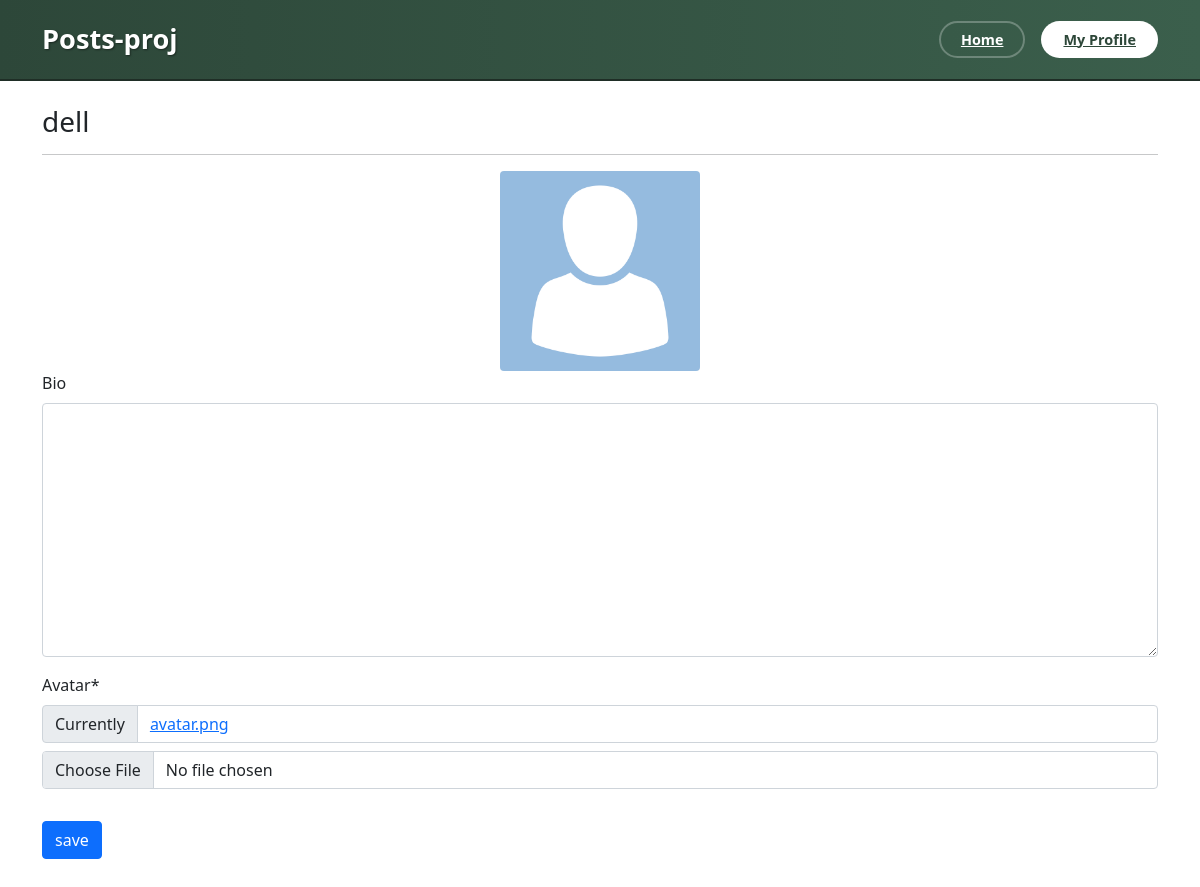
Before: /profiles/my/ (signed in) with the older database file.
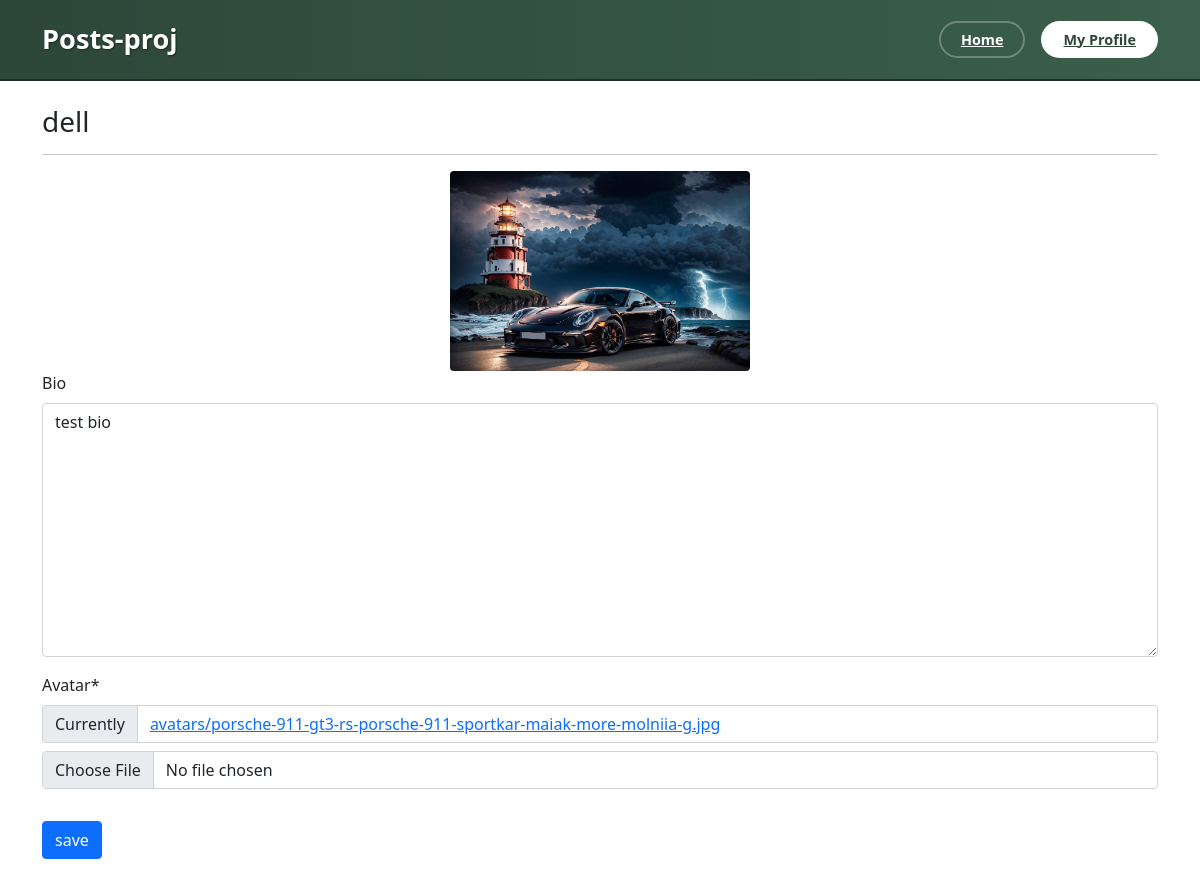
After: the same page with the newer database file.
### profiles/models.py (models this page shows, shortened)
class Profile(models.Model):
    user = models.OneToOneField(User, on_delete=models.CASCADE)
    bio = models.TextField(blank=True)
    avatar = models.ImageField(default='avatar.png' , upload_to='avatars')
    updated = models.DateTimeField(auto_now=True)
    created = models.DateTimeField(auto_now_add=True)

### profiles/views.py (the view, shortened to what this page needs)
# urls.py: path('my/', my_profile_view, name='my-profile'),
@login_required
def my_profile_view(request):
    obj = Profile.objects.get(user=request.user)
    form = ProfileForm(request.POST or None, request.FILES or None, instance=obj)
    context = {
        'obj': obj,
        'form': form,
    }
    return render(request, 'profiles/main.html', context)

### profiles/forms.py
class ProfileForm(forms.ModelForm):
    class Meta:
        model = Profile
        fields = ('bio', 'avatar',)

### profiles/templates/profiles/main.html (shortened to what this page needs)
{% extends "base.html" %}
{% load static %}
{% load crispy_forms_tags %}
{% block content %}
    <h3>{{obj.user}}</h3>
    <hr>
    <div class="text-center" id="avatar-box">
        <img src="{{obj.avatar.url}}" class="rounded" height="200px" width="auto" alt="{{obj.user.username}}">
    </div>
    <form id="profile-form">
        {{form|crispy}}
        <button type="submit" class="btn btn-primary mt-3">save</button>
    </form>
{% endblock content %}

### templates/base.html (shortened to what this page needs)
{% load static %}
<!doctype html>
<html lang="en">
  <head>
    <link href="https://cdn.jsdelivr.net/npm/bootstrap@5.0.0-beta2/dist/css/bootstrap.min.css" rel="stylesheet">
    <link rel="stylesheet" href="https://cdnjs.cloudflare.com/ajax/libs/dropzone/5.9.3/min/dropzone.min.css" />
    <link rel="stylesheet" href="{% static 'style.css' %}">
  </head>
  <body>
    {% include "navbar.html" %}
    <div class="container mt-4 mb-5">
      {% block content %}
      {% endblock content %}
    </div>
  </body>
</html>

### templates/navbar.html (shortened to what this page needs)
{% url 'posts:main-board' as path_to_home %}
{% url 'profiles:my-profile' as path_to_my_profile %}
<nav class="navbar navbar-expand-lg navbar-dark navbar-custom">
  <div class="container-fluid d-flex justify-content-between align-items-center">
    <a class="navbar-brand" href="{{ path_to_home }}">
      Posts-proj
    </a>
    <div class="d-flex gap-3">
      <a class="nav-btn {% if request.path == path_to_home %}active{% endif %}" href="{{ path_to_home }}">Home</a>
      <a class="nav-btn {% if request.path == path_to_my_profile %}active{% endif %}" href="{{ path_to_my_profile }}">My Profile</a>
    </div>
  </div>
</nav>

### templates/navbar.html (style rules this page uses)
.navbar-custom { background: linear-gradient(to right, #2d4739, #3b5f4c); padding: 14px 30px; border-bottom: 2px solid #1f2e26; }
.navbar-custom .navbar-brand { font-size: 1.7rem; font-weight: bold; color: #ffffff; text-shadow: 1px 1px 2px #00000070; }
.nav-btn { font-size: 0.9rem; font-weight: 600; border-radius: 30px; padding: 6px 20px; border: 2px solid #ffffff44; color: white; background-color: transparent; transition: all 0.3s ease; text-decoration: underline; }
.nav-btn.active { background-color: #ffffff; color: #2d4739; font-weight: bold; text-decoration: underline; }

Changed rows visible on the page:
changed Profile "dell": avatar: picture added in place of a placeholder; bio (not shown) → "test bio"
Other visible differences:
text no longer shown: "Bio Avatar * Currently avatar.png"
text now shown: "Bio Avatar * Currently avatars/porsche-911-gt3-rs-porsche-911-sportkar-maiak-more-molniia-g.jpg"
